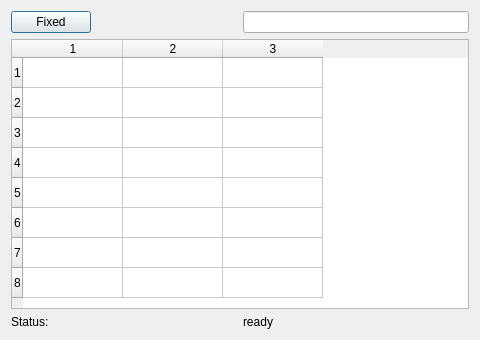
<?xml version="1.0" encoding="UTF-8"?>
<ui version="4.0">
 <class>GridDialog</class>
 <widget class="QDialog" name="GridDialog">
  <property name="geometry">
   <rect>
    <x>0</x>
    <y>0</y>
    <width>480</width>
    <height>340</height>
   </rect>
  </property>
  <property name="windowTitle">
   <string>Grid policies</string>
  </property>
  <layout class="QGridLayout" name="gridLayout">
   <item row="0" column="0">
    <widget class="QPushButton" name="pushButton_1">
     <property name="sizePolicy">
      <sizepolicy hsizetype="Fixed" vsizetype="Fixed">
       <horstretch>0</horstretch>
       <verstretch>0</verstretch>
      </sizepolicy>
     </property>
     <property name="text">
      <string>Fixed</string>
     </property>
    </widget>
   </item>
   <item row="0" column="1">
    <widget class="QLineEdit" name="lineEdit_1"/>
   </item>
   <item row="1" column="0" colspan="2">
    <widget class="QTableWidget" name="tableWidget_1">
     <property name="rowCount">
      <number>8</number>
     </property>
     <property name="columnCount">
      <number>3</number>
     </property>
    </widget>
   </item>
   <item row="2" column="0">
    <widget class="QLabel" name="label_1">
     <property name="sizePolicy">
      <sizepolicy hsizetype="Expanding" vsizetype="Preferred">
       <horstretch>0</horstretch>
       <verstretch>0</verstretch>
      </sizepolicy>
     </property>
     <property name="text">
      <string>Status:</string>
     </property>
    </widget>
   </item>
   <item row="2" column="1">
    <widget class="QLabel" name="label_2">
     <property name="text">
      <string>ready</string>
     </property>
    </widget>
   </item>
  </layout>
 </widget>
</ui>
